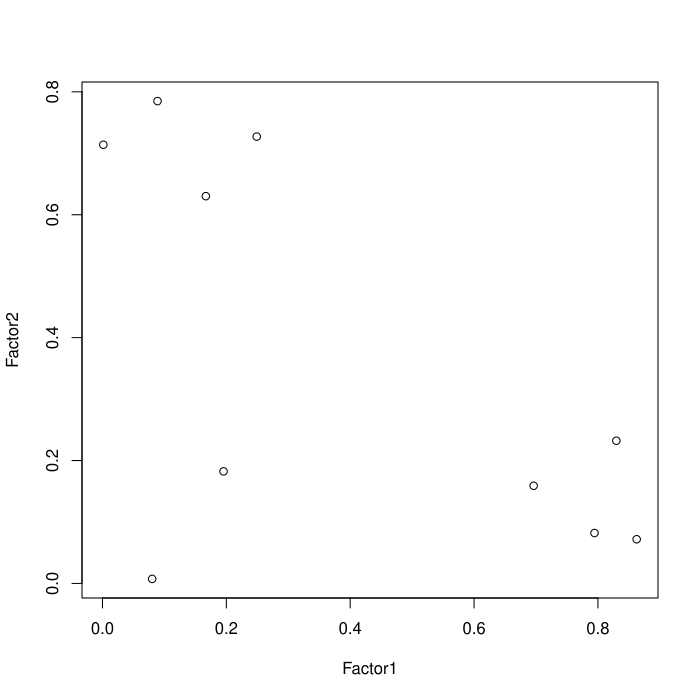

Here is the R script that generated this plot:
#
# Copyright (c) 2015 by Yuchao Zhao, Xiaoye Meng.
#
# This program is free software: you can redistribute it and/or modify
# it under the terms of the GNU General Public License as published by
# the Free Software Foundation, either version 3 of the License, or
# (at your option) any later version.
#
# This program is distributed in the hope that it will be useful,
# but WITHOUT ANY WARRANTY; without even the implied warranty of
# MERCHANTABILITY or FITNESS FOR A PARTICULAR PURPOSE.  See the
# GNU General Public License for more details.
#
# You should have received a copy of the GNU General Public License
# along with this program.  If not, see <http://www.gnu.org/licenses/>.
#

da = read.table("data/m-excess-c10sp-9003.txt", header = T)
m1 = factanal(da[, 1:10], 3)
m1
plot(m1$loadings)
